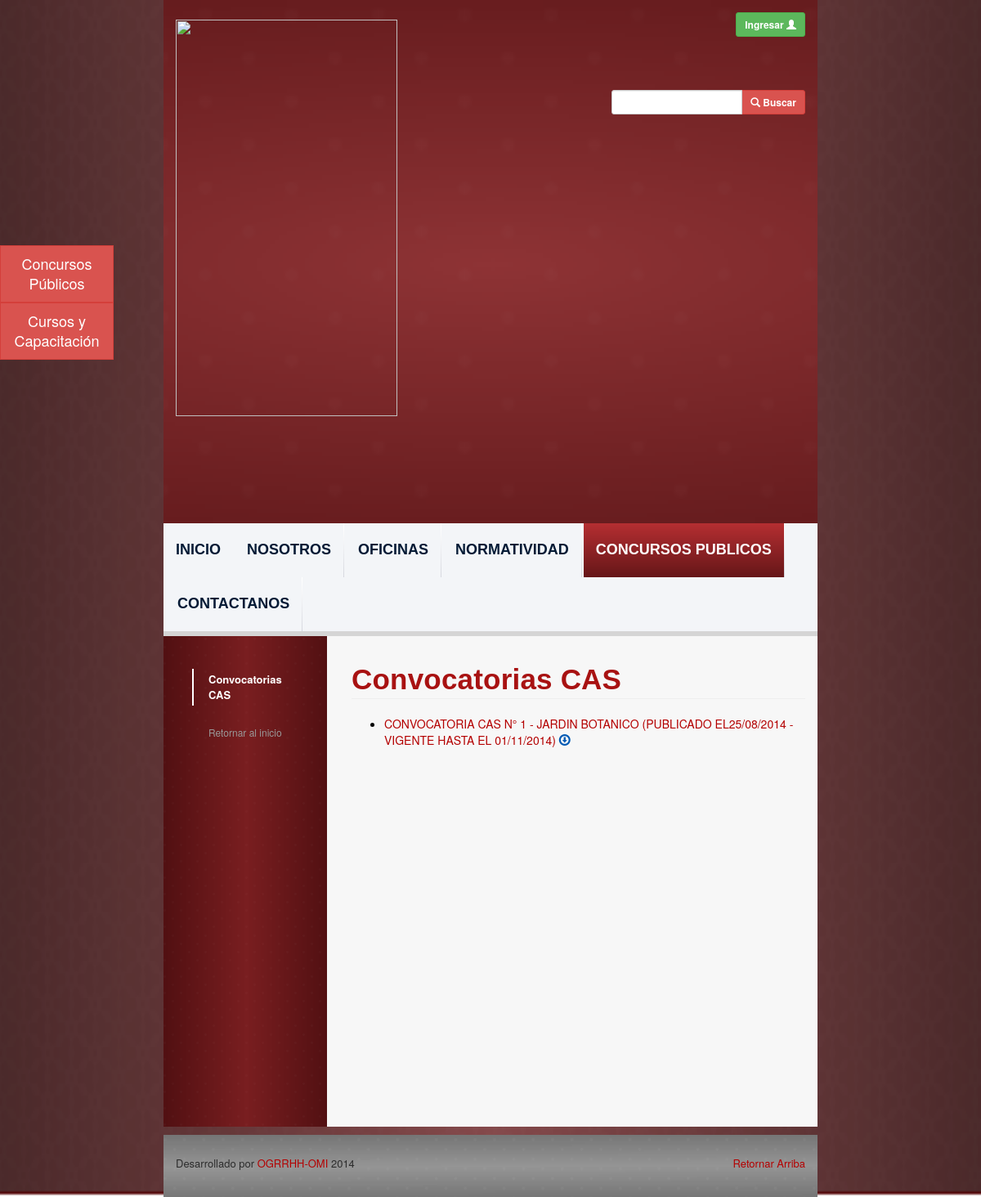
The app's page /work-with-us-calls.php, older data.
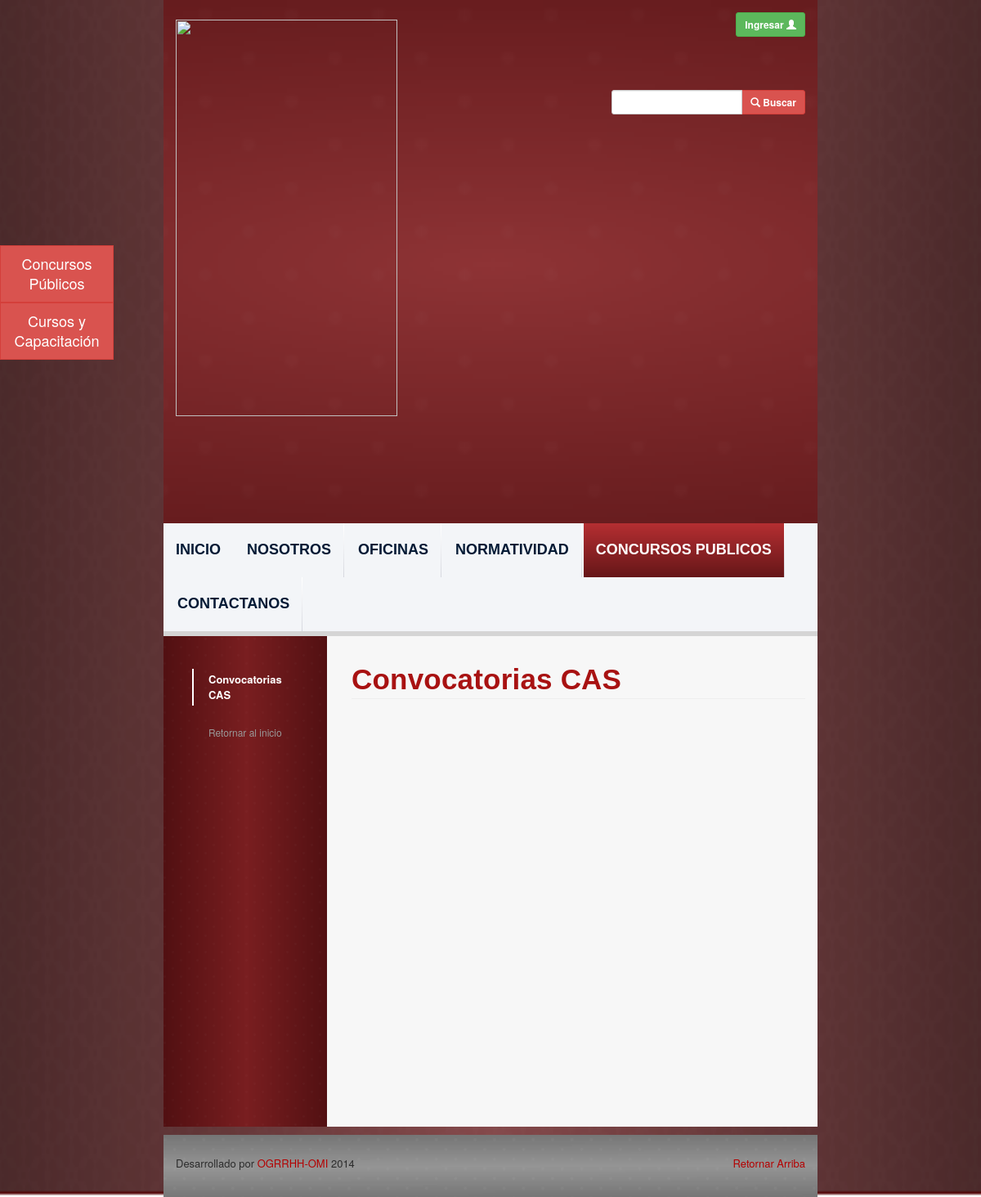
The same page, newer data.
### tables this page shows
CREATE TABLE `convocatories` (
  `id` int(11) NOT NULL AUTO_INCREMENT,
  `convocatory_type_id` int(11) NOT NULL,
  `dependency_id` int(11) NOT NULL,
  `number` int(11) NOT NULL,
  `title` varchar(500) NOT NULL,
  `life_date` date NOT NULL,
  `file_path` varchar(500) NOT NULL,
  `user_id` int(11) NOT NULL,
  `office_id` int(11) NOT NULL,
  `update_date` date NOT NULL,
  PRIMARY KEY (`id`)
);

CREATE TABLE `convocatory_types` (
  `id` int(11) NOT NULL AUTO_INCREMENT,
  `name` varchar(300) NOT NULL,
  PRIMARY KEY (`id`)
);

### php_files/ConnectionManager.php (called while the page is built, shortened)
<?php
class ConnectionManager{
	public $hostName = "localhost";
	public $userName = "recursoshumanos";
	public $password = "rec-0a9bf1";
	public $database = "db_recursoshumanos";
	public $connection;
	public function createConnection(){
		$this->connection =  mysql_connect ( $this->hostName, $this->userName, $this->password );
	}
	public function selectDatabase(){
		return mysql_select_db ($this->database, $this->connection );
	}
	public function doQuery($query){
		$result = mysql_query ( $query, $this->connection );
		return $result;
	}
	public function closeConnection(){
		return mysql_close ($this->connection);
	}
}
?>

### php_files/ConvocatoryDAO.php (called while the page is built, shortened)
<?php
include 'ConnectionManager.php';
class ConvocatoryDAO {
	public function select() {
		$query = 	"SELECT c.id, c.number, c.title, date_format(c.life_date,'%d/%m/%Y') as life_date
					, c.file_path, date_format(c.update_date,'%d/%m/%Y') as update_date
					, ct.name as convocatory_type_name, ct.id as convocatory_type_id
					FROM convocatories c
					INNER JOIN convocatory_types ct on c.convocatory_type_id = ct.id
					ORDER BY c.life_date DESC";
		$connectionManager = new ConnectionManager ();
		$result = $connectionManager->doQuery ( $query );
		return $result;
	}
}
?>

### work-with-us-calls.php (the view, shortened to what this page needs)
<?php
include 'php_files/ConvocatoryDAO.php';
$convocatoryDAO = new ConvocatoryDAO();
$queryResult = $convocatoryDAO->select ();
?>
<html lang="es_PE">
<?php include('webframes/resources.php');?>
<body class="body-style">
	<div class="container-fluid">
		<div class="row background-image-style">
			<div class="col-md-8">
			<?php include('webframes/header.php');?>
			<div id="content-div" class="row">
				<?php include('webframes/left-navbar.php');?>
				<div class="col-md-9 text-content-style">
						<h1 id="universitary-legislation"
							class="font-style-medium-title-dark page-header ">Convocatorias
							CAS</h1>
						<ul>
							<?php
							while ( $row = mysql_fetch_assoc ( $queryResult ) ) {
								print("<li class='download-link'><a class='upper-case-link' href='view-convocatory.php?id=".$row ['id']."'>
								Convocatoria ". $row ['convocatory_type_name'] ." N° ".$row ['number']." - ". $row ['title'] ."
 									(Publicado el". $row ['update_date'] . " - Vigente hasta el ". $row ['life_date'] .")</a>
								<div class='download-link-message' data-toggle='tooltip' title='' data-original-title='Descargar'>
								<a class='blue-link-style ' href='" . Constants::ogrrhhFTPUrl . $row ['file_path'] . "' target='_blank'>
								<span class='glyphicon glyphicon-download'></span></a></div></li>");
							}
							?>
						</ul>
					</div>
				</div>
			<?php include('webframes/footer.php');?>
		</div>
		</div>
	</div>
</body>
</html>

Row changes from the older to the newer data that the page shows:
removed convocatories: convocatory_type.name "CAS", number "1", title "JARDIN BOTANICO", update_date "25/08/2014", life_date "01/11/2014"
